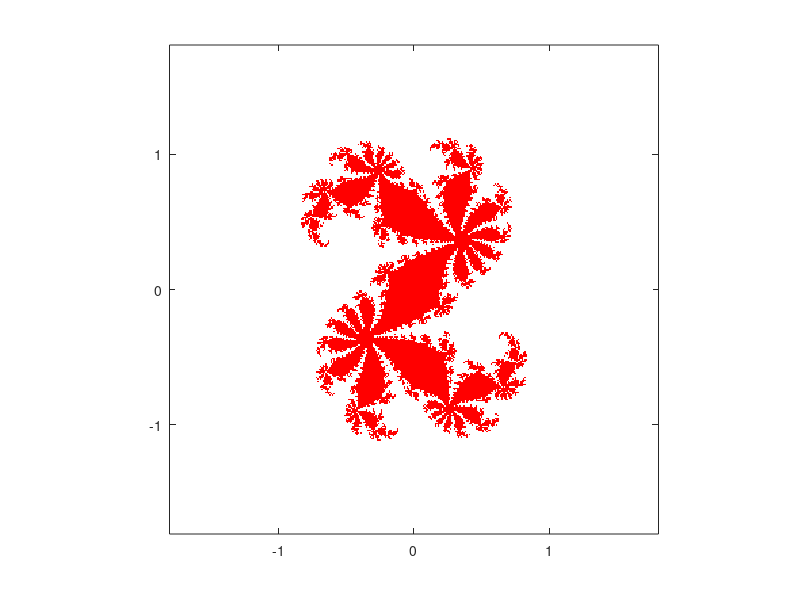

Reproduce this figure in MATLAB.
% plots Julia set for z^2 + 0.36 +0.1*1i
c= 0.36 +0.1*1i ;   % Define the function whose fixed points we seek.

phi = @(z) z^2 + c;
fixpt1 = (1 + sqrt(1-4*c))/2;
fixpt2 = (1 - sqrt(1-4*c))/2;

colormap([1 0 0; 1 1 1]);     % Points numbered 1 (inside) will be colored red;
                              %   those numbered 2 (outside) will be colored white.
M = 2*ones(361,361);          % Initialize array of point colors to 2 (white).

for j=1:361                  % Try initial values with imaginary parts between
  y = -1.8+ (j-1)*.01;        %   -1.8 and 1.8
  for i=1:361                % and with real parts between
    x = -1.8 + (i-1)*.01;     %   -1.8 and 1.8.
    z = x + 1i*y;             % 1i is the MATLAB symbol for sqrt(-1).
    zk = z;
    iflag1 = 0;               % iflag1 and iflag2 count the number of iterations
    iflag2 = 0;               %   when a root is within 1.e-6 of a fixed point;
    kount = 0;                % kount is the total number of iterations.

    while kount < 100 & abs(zk) < 2 & iflag1 < 5 & iflag2 < 5
      kount = kount+1;
      zk = phi(zk);           % This is the fixed point iteration.
      err1 = abs(zk-fixpt1);  % Test for convergence to fixpt1.
      if err1 < 1.e-6
         iflag1 = iflag1 + 1;
      else
         iflag1 = 0;
      end
      err2 = abs(zk-fixpt2);  % Test for convergence to fixpt2.
      if err2 < 1.e-6,
        iflag2 = iflag2 + 1;
      else
        iflag2 = 0;
      end;
    end;
    if iflag1 >= 5 | iflag2 >= 5 | kount >= 100   % If orbit is bounded, set this
      M(j,i) = 1;                                  %   point color to 1 (red).
    end
  end
end

image([-1.8 1.8],[-1.8 1.8],M),  % This plots the results.
pbaspect([1 1 1]); %keeps the x/y ratio even
axis xy                        % If you don't do this, vertical axis is inverted.
